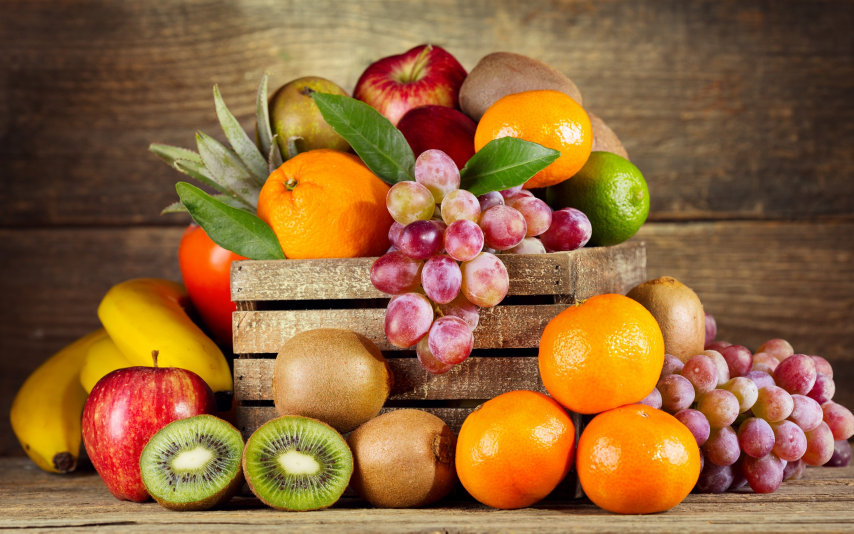
%> input picture 1.jpg, 2560 x 1600 px (shown at 1/3 size)
$ octave --eval "result = Shape('1.jpg');"   (GNU Octave 9; MATLAB toolbox functions it lacks are replaced by stand-ins)
%> lines starting %> are read from the running program, lines starting %| are printed output that depends on the picture; in (x1, y1, x2, y2) boxes, pixels count from 0 and x2, y2 are one past the last pixel; in counts of white or black regions, pixels touching at a corner belong together; the program's own positions count from 1
function CheckShape = Shape(img)
%> called with img = '1.jpg'
    obj = imread(img);
%> obj is the input picture: size 1600x2560x3 uint8; mean R, G, B 145.1, 101.8, 57.3
    startcol = -1;
    finishcol = -1;
    save = 15/1848;
    row = -1;
    blue = obj(:,:,3);
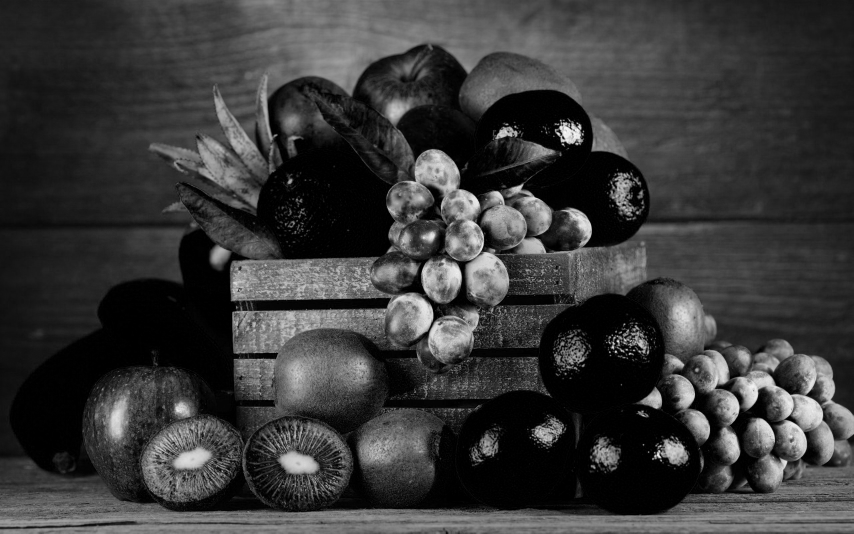
%> blue: size 1600x2560 uint8 (shown at 1/3 size); min 0, max 255, mean 57.3
    bw = imbinarize(blue);
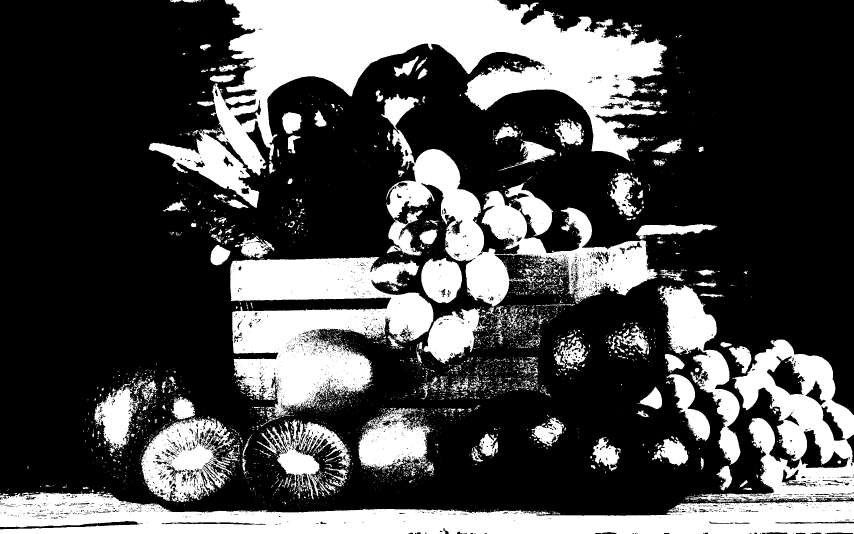
%> bw: size 1600x2560 logical (shown at 1/3 size); 30% white; 5435 white regions (4853 under 20 px), largest, box (x1, y1, x2, y2) and area: (591, 0, 2001, 527) 307064, (0, 1475, 2560, 1600) 190945, (691, 770, 1300, 1252) 167728
    se = strel('disk',5);
    bw = imopen(bw,se);
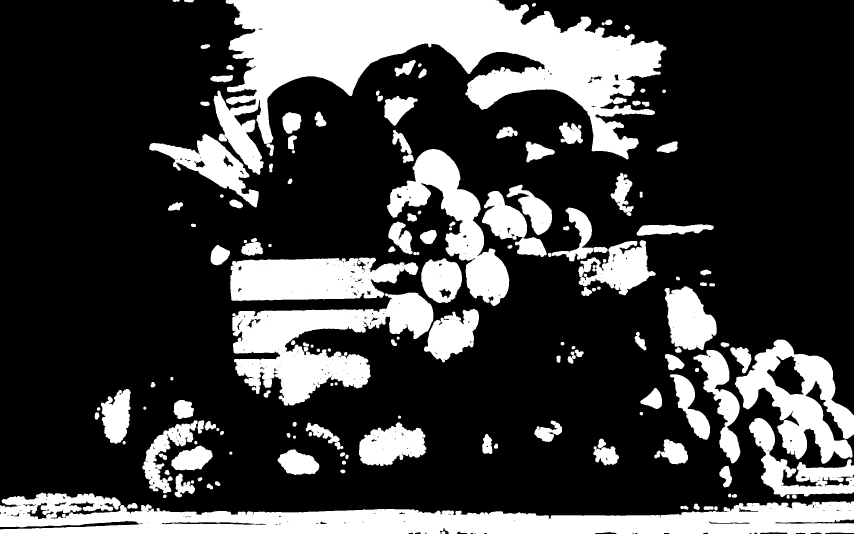
%> bw: size 1600x2560 logical (shown at 1/3 size); 25.7% white; 164 white regions, largest, box (x1, y1, x2, y2) and area: (641, 0, 1999, 524) 299061, (0, 1478, 2560, 1600) 176458, (697, 878, 1300, 1217) 90522
    [rows,cols] = size(bw);
%> rows = 1600; cols = 2560
    for j = 1:cols
        for i = 1:rows
            if bw(i,j) == 0
                row = i;
                startcol = j;
                break;
            end
        end
        if (startcol ~= -1)
            break;
        end
    end
%> after the loop, row = 1; startcol = 1
    for j = startcol:cols
        if bw(row,j) == 1
            finishcol = j;
            break;
        elseif j == cols
            finishcol = cols;
        end
    end
%> after the loop, finishcol = 519
    CheckShape = (finishcol-startcol)*save;
%> CheckShape = 4.2
end

$ run again, on Fruits.jpg
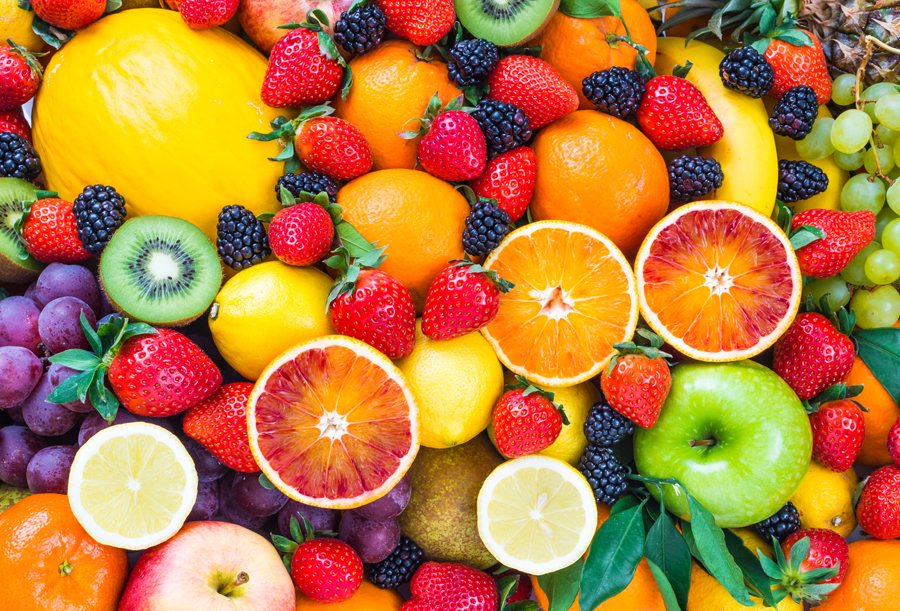
%> input picture Fruits.jpg, 900 x 611 px
%> in Shape, obj is the input picture: size 611x900x3 uint8; mean R, G, B 183.7, 124.6, 62.7
%> in Shape, `bw = imbinarize(blue);`:
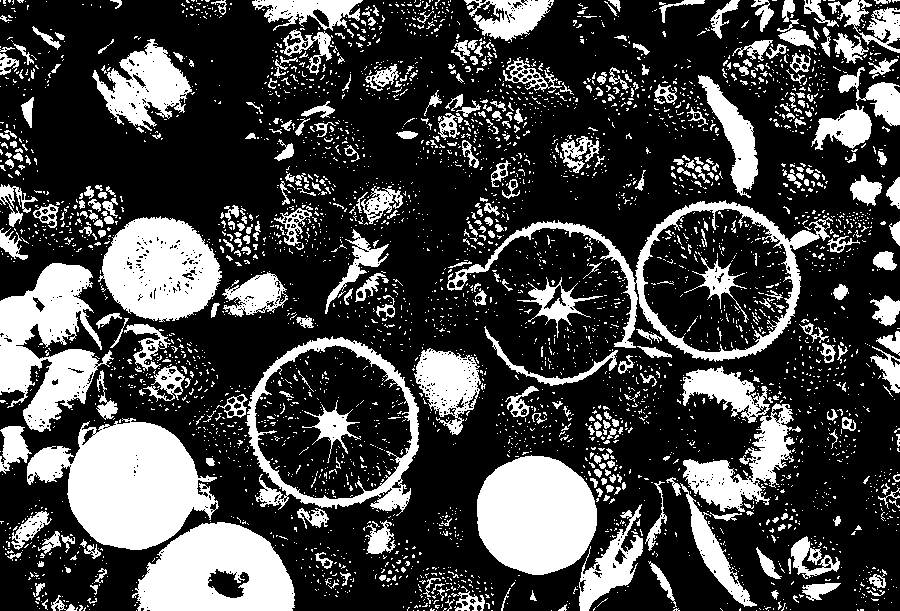
%> bw: size 611x900 logical; 27.6% white; 3917 white regions (3516 under 20 px), largest, box (x1, y1, x2, y2) and area: (27, 418, 219, 550) 14919, (477, 455, 597, 575) 11248, (132, 522, 295, 611) 10146
%> in Shape, `bw = imopen(bw,se);`:
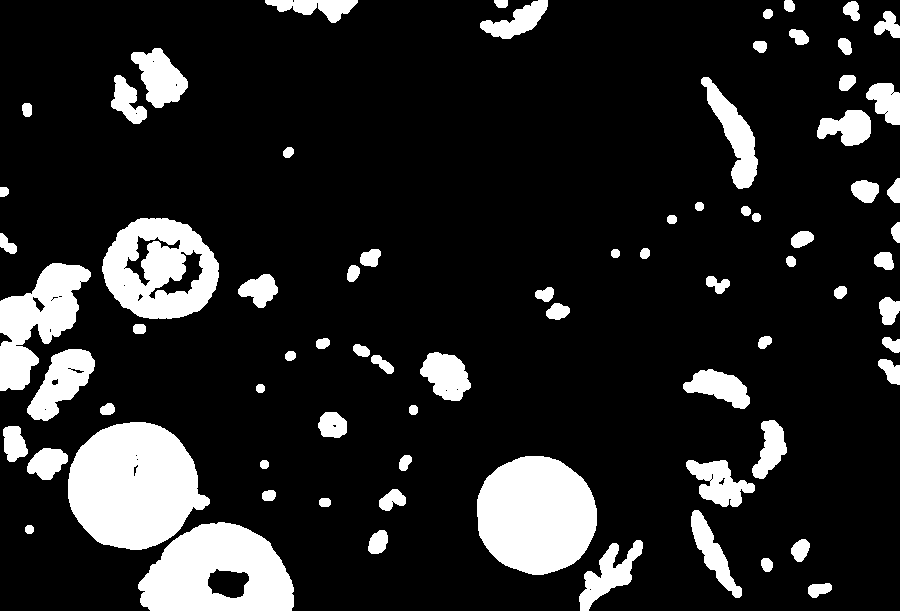
%> bw: size 611x900 logical; 15% white; 76 white regions, largest, box (x1, y1, x2, y2) and area: (68, 422, 210, 550) 13249, (477, 456, 597, 575) 11243, (138, 522, 294, 611) 9824
%> after the loop in Shape, `for j = 1:cols`: row = 1
%> after the loop in Shape, `for j = startcol:cols`: finishcol = 266
%> CheckShape = 2.15
